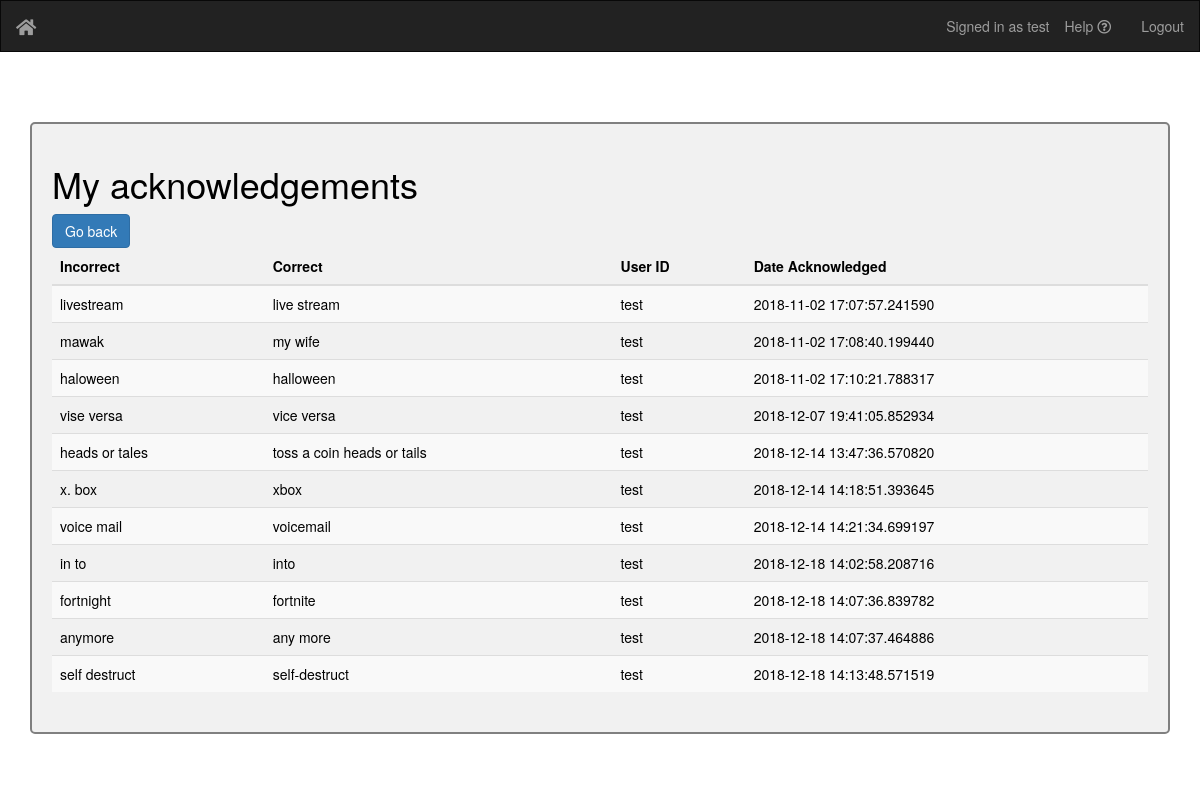
The app's page /transcriber/acknowledgements (signed in) with its own data.
### app.py (models this page shows)
class User(UserMixin, db.Model):
    id = db.Column(db.Integer, primary_key=True)
    name = db.Column(db.String(50), unique=True)
    userid = db.Column(db.String(15), unique=True)
    password = db.Column(db.String(80))
    type = db.Column(db.String(80))

class Acknowledge(db.Model):
    id = db.Column(db.Integer, primary_key=True)
    incorrect = db.Column(db.String(100))
    correct = db.Column(db.String(100))
    userid = db.Column(db.String(100))
    date_added = db.Column(db.DateTime, default=datetime.datetime.now)

### app.py (the view)
@app.route('/transcriber/acknowledgements')
@login_required
def acknowledgements():
    rows = db.engine.execute("SELECT incorrect, correct, userid, date_added from acknowledge where userid = :param", {"param": current_user.userid})
    return render_template("acknowledgements.html", rows=rows)

### app.py (called while the page is built)
@login_manager.user_loader
def load_user(user_id):
    return User.query.get(int(user_id))

### templates/acknowledgements.html (shortened to what this page needs)
<!DOCTYPE html>
<html>
  <head>
    <link href="https://cdnjs.cloudflare.com/ajax/libs/twitter-bootstrap/3.3.7/css/bootstrap.min.css" rel="stylesheet">
    <link rel="stylesheet" type="text/css" href="https://cdn.datatables.net/v/bs/dt-1.10.18/datatables.min.css"/>
    <link rel="stylesheet" href="https://use.fontawesome.com/releases/v5.3.1/css/all.css">
    <link rel="stylesheet" href="../static/css/verifier_view.css">
  </head>
  <body>
    <nav class="navbar navbar-inverse">
      <div class="container-fluid">
        <div class="navbar-header">
          <a class="navbar-brand" href="{{ url_for('index') }}">
            <i class="fas fa-home"></i>
          </a>
        </div>
        <ul class="nav navbar-nav navbar-right">
          <li>
            <a href="#" title="Please contact @sebyj, @sssndh in case of any issues.">
              Help <i class="far fa-question-circle"></i>
            </a>
          </li>
          <li><a href="{{ url_for('logout') }}">Logout</a></li>
        </ul>
        <p class="navbar-text navbar-right" title="Logged in as a verifier">Signed in as {{current_user.userid}}</p>
      </div>
    </nav>
    <div class="container">
      <div class="tableView">
        <h1>My acknowledgements</h1>
        <a href="{{ url_for('manager') }}"><button type="button" name="button" class="btn btn-primary go_back">Go back</button></a>
        <table class="table table-hover table-striped" id="data_table">
          <thead>
            <tr>
              <th>Incorrect</th>
              <th>Correct</th>
              <th>User ID</th>
              <th>Date Acknowledged</th>
            </tr>
          </thead>
          <tbody>
            {% for row in rows %}
              <tr>
                {% autoescape false %}
                  <td>{{row[0] | replace("," , "<br/>") }}</td>
                {% endautoescape %}
                <td>{{row[1]}}</td>
                <td>{{row[2]}}</td>
                <td>{{row[3]}}</td>
              </tr>
            {% endfor %}
          </tbody>
        </table>
      </div>
    </div>
  </body>
</html>

### static/css/verifier_view.css (style rules this page uses)
.tableView { border: 2px solid grey; border-radius: 5px; padding: 20px; margin-bottom: 30px; background-color: rgba(240,240,240,0.9); margin-top: 50px; color: black; }
.navbar { border-radius: 0; }
body { background: url("../img/liana-mikah-343240-unsplash.jpg") no-repeat fixed center; background-size: cover; }

### records on screen
User: userid "test"
Acknowledge: incorrect "livestream", correct "live stream", userid "test", date_added "2018-11-02 17:07:57.241590"
Acknowledge: incorrect "mawak", correct "my wife", userid "test", date_added "2018-11-02 17:08:40.199440"
Acknowledge: incorrect "haloween", correct "halloween", userid "test", date_added "2018-11-02 17:10:21.788317"
Acknowledge: incorrect "vise versa", correct "vice versa", userid "test", date_added "2018-12-07 19:41:05.852934"
Acknowledge: incorrect "heads or tales", correct "toss a coin heads or tails", userid "test", date_added "2018-12-14 13:47:36.570820"
Acknowledge: incorrect "x. box", correct "xbox", userid "test", date_added "2018-12-14 14:18:51.393645"
Acknowledge: incorrect "voice mail", correct "voicemail", userid "test", date_added "2018-12-14 14:21:34.699197"
Acknowledge: incorrect "in to", correct "into", userid "test", date_added "2018-12-18 14:02:58.208716"
Acknowledge: incorrect "fortnight", correct "fortnite", userid "test", date_added "2018-12-18 14:07:36.839782"
Acknowledge: incorrect "anymore", correct "any more", userid "test", date_added "2018-12-18 14:07:37.464886"
Acknowledge: incorrect "self destruct", correct "self-destruct", userid "test", date_added "2018-12-18 14:13:48.571519"
